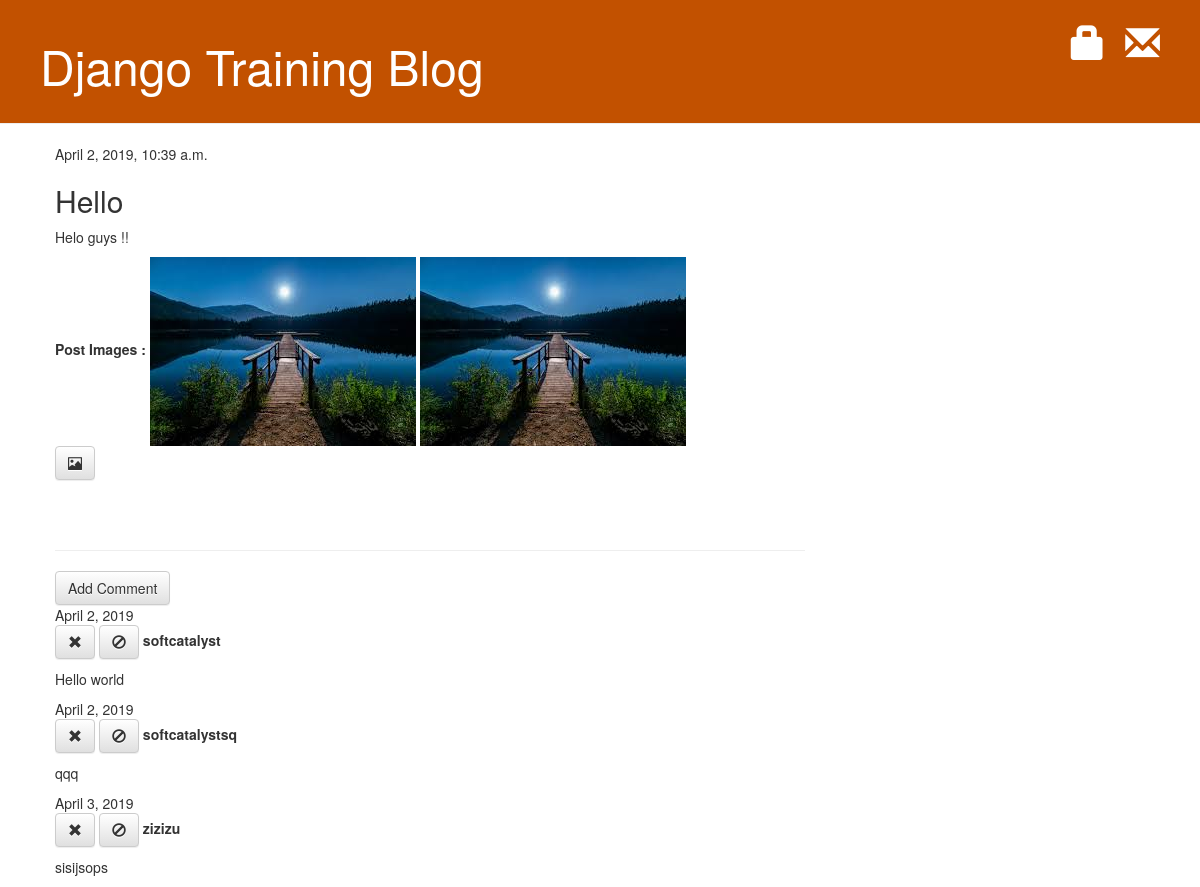
/post/5/, run on the app's committed database.
### blog/models.py (models this page shows, shortened)
class Post(models.Model):
	author = models.ForeignKey(settings.AUTH_USER_MODEL, on_delete=models.CASCADE)
	title = models.CharField(max_length=200)
	text = models.CharField(max_length=5000)
	created_date = models.DateTimeField(default=timezone.now)
	published_date = models.DateTimeField(blank=True, null=True)

class PostImage(models.Model):
	post = models.ForeignKey('blog.Post', on_delete=models.DO_NOTHING)
	image = models.ImageField(upload_to='blog/images/')
	featured = models.BooleanField(default=False)
	updated = models.DateTimeField(auto_now_add = False, auto_now=True)
	thumbnail = models.BooleanField(default=False)
	active = models.BooleanField(default=True)

class Comment(models.Model):
	post = models.ForeignKey('blog.Post', on_delete=models.CASCADE, related_name='comments')
	author = models.CharField(max_length=200)
	text = models.CharField(max_length=5000)
	created_date = models.DateField(default=timezone.now)
	approved_comment = models.BooleanField(default=False)

### blog/views.py (the view)
# urls.py: path('post/<int:pk>/', views.PostDetailView.as_view(), name='post_detail'),
class PostDetailView(generic.DetailView):
	template_name = 'blog/showPost.html'
	model = Post
	context_object_name = 'post'

### blog/templates/blog/showPost.html (shortened to what this page needs)
{% extends 'blog/base.html' %}
{% block content %}
    <div class="post">
        {% if post.published_date %}
            <div class="date">
                {{ post.published_date }}
            </div>
        {% else %}
            <a class="btn btn-default" href="{% url 'post_publish'  pk=post.pk %}">Publish</a>
        {% endif %}
        <h2>{{ post.title }}</h2>
        <p>{{ post.text | linebreaks }}</p>
        <div class="img-section">
            {% if post.postimage_set.all %}
                <strong>Post Images :</strong>
                {% for item in post.postimage_set.all %}
                <img src="{{item.image.url}}" class="post-img" alt="{{post.title}}">
                {% endfor %}
            {% endif %}
        </div>
        <a class="btn btn-default" href="{% url 'add_image_to_post' pk=post.pk %}">
            <span class="glyphicon glyphicon-picture"></span>
        </a>
    </div>
    <hr>
    <a class="btn btn-default" href="{% url 'add_comment_to_post' pk=post.pk %}">Add Comment</a>
    {% for comment in post.comments.all %}
        {% if user.is_authenticated or comment.approved_comment %}
            <div class="comment">
                <div class="date">{{comment.created_date}}</div>
                    <a class="btn btn-default" href="{% url 'remove_comment' pk=comment.pk%}">
                        <span class="glyphicon glyphicon-remove"></span>
                    </a>
                    {% if not comment.approved_comment %}
                    <a class="btn btn-default" href="{% url 'approve_comment' pk=comment.pk %}">
                            <span class="glyphicon glyphicon-ok"></span>
                    </a>
                    {% else %}
                    <a class="btn btn-default" href="{% url 'desapprove_comment' pk=comment.pk %}">
                            <span class="glyphicon glyphicon-ban-circle"></span>
                    </a>
                    {% endif %}
                <strong>{{comment.author}}</strong>
                <p>{{comment.text | linebreaks}}</p>
            </div>
        {%endif%}
        {% empty %}
            <p>No comment here yet</p>
    {% endfor %}
{% endblock %}

### blog/static/css/blog.css (style rules this page uses)
.post { margin-bottom: 70px; }

### data on the page
Post: published_date "April 2, 2019, 10:39 a.m.", title "Hello", text "Helo guys !!"
PostImage: image (picture)
PostImage: image (picture)
Comment: created_date "April 2, 2019", approved_comment True (drawn), author "softcatalyst", text "Hello world"
Comment: created_date "April 2, 2019", approved_comment True (drawn), author "softcatalystsq", text "qqq"
Comment: created_date "April 3, 2019", approved_comment True (drawn), author "zizizu", text "sisijsops"
